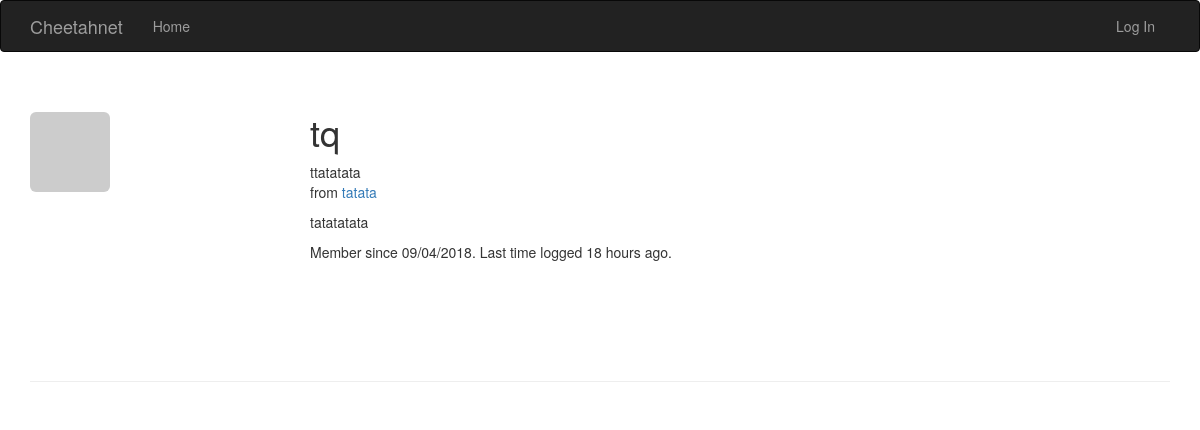
The page /user/tq on the database as committed earlier.
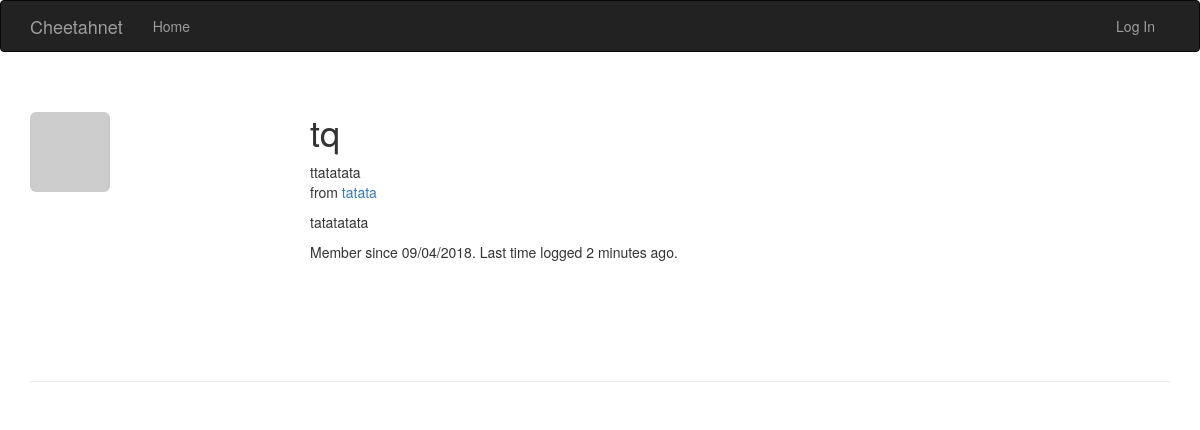
The same page on the database as committed later.
### app/models.py (models this page shows, shortened)
class User(UserMixin, db.Model):
    __tablename__ = 'users'
    id = db.Column(db.Integer, primary_key=True)
    email = db.Column(db.String(64), unique=True, index=True)
    username = db.Column(db.String(64), unique=True, index=True)
    password_hash = db.Column(db.String(128))
    role_id = db.Column(db.Integer, db.ForeignKey('roles.id'))
    confirmed = db.Column(db.Boolean, default=False)
    name = db.Column(db.String(64))
    location = db.Column(db.String(64))
    about_me = db.Column(db.Text())
    member_since = db.Column(db.DateTime(), default=datetime.utcnow)
    last_seen = db.Column(db.DateTime(), default=datetime.utcnow)
    avatar_hash = db.Column(db.String(32))
    @property
    def password(self):
        raise AttributeError('password is not a readable attribute')
    def gravatar_hash(self):
        return hashlib.md5(self.email.lower().encode('utf-8')).hexdigest()
    def gravatar(self, size=100, default='identicon', rating='g'):
        url = 'https://secure.gravatar.com/avatar'
        hash = self.avatar_hash or self.gravatar_hash()
        return '{url}/{hash}?s={size}&d={default}&r={rating}'.format(
            url=url, hash=hash, size=size, default=default, rating=rating)

### app/main/views.py (the view)
@main.route('/user/<username>')
def user(username):
    user = User.query.filter_by(username=username).first_or_404()
    '''
    page = request.args.get('page', 1, type=int)
    pagination = user.posts.order_by(Post.timestamp.desc()).paginate(
        page, per_page=current_app.config['FLASKY_POSTS_PER_PAGE'],
        error_out=False)
    posts = pagination.items
    return render_template('user.html', user=user, posts=posts,
                           pagination=pagination)
    '''
    return render_template('user.html', user=user)

### app/auth/views.py (called while the page is built)
@auth.before_app_request
def before_request():
    if current_user.is_authenticated:
        current_user.ping()
        if not current_user.confirmed \
                and request.blueprint != 'auth' \
                and request.endpoint != 'static':
            return redirect(url_for('auth.unconfirmed'))

### app/main/__init__.py (called while the page is built)
@main.app_context_processor
def inject_permissions():
    return dict(Permission=Permission)

### app/models.py (called while the page is built)
    def is_administrator(self):
        return False

### app/templates/user.html (shortened to what this page needs)
{% extends "base.html" %}
{% import "bootstrap/wtf.html" as wtf %}
{% block page_content %}
    <div class="page-header">
        <img class="img-rounded profile-thumbnail" src="{{ user.gravatar(size=230) }}">
        <div class="profile-header">
            <h1>{{ user.username }}</h1>
            {% if user.name or user.location %}
                <p>
                    {% if user.name %}{{ user.name }}<br>{% endif %}
                    {% if user.location %}
                        from <a href="http://map.baidu.com/">{{ user.location }}</a><br>
                    {% endif %}
                </p>
            {% endif %}
            {% if user.about_me %}<p>{{ user.about_me }}</p>{% endif %}
            <p>
                Member since {{ moment(user.member_since).format('L') }}.
                Last time logged {{ moment(user.last_seen).fromNow() }}.
            </p>
        </div>
    </div>
{% endblock %}

### app/templates/base.html (shortened to what this page needs)
{% extends "bootstrap/base.html" %}
{% block head %}
{{ super() }}
<link rel="stylesheet" type="text/css" href="{{ url_for('static', filename='styles.css') }}">
{% endblock %}
{% block navbar %}
<div class="navbar navbar-inverse" role="navigation">
    <div class="container">
        <div class="navbar-header">
            <a class="navbar-brand" href="{{ url_for('main.index') }}">Cheetahnet</a>
        </div>
        <div class="navbar-collapse collapse">
            <ul class="nav navbar-nav">
                <li><a href="{{ url_for('main.index') }}">Home</a></li>
            </ul>
            <ul class="nav navbar-nav navbar-right">
                {% if current_user.is_authenticated %}
                <li class="dropdown">
                    <a href="#" class="dropdown-toggle" data-toggle="dropdown">
                        <!--
                        -->
                    {{ current_user.email }} <b class="caret"></b>
                    </a>
                    <ul class="dropdown-menu">
                        <li><a href="{{ url_for('auth.password_change') }}">Change Password</a></li>
                        <li><a href="{{ url_for('auth.deleteself') }}">deleteself</a></li>
                        <li><a href="{{ url_for('auth.logout') }}">Log Out</a></li>
                    </ul>
                </li>
                {% else %}
                <li><a href="{{ url_for('auth.login') }}">Log In</a></li>
                {% endif %}
            </ul>
        </div>
    </div>
</div>
{% endblock %}
{% block content %}
<div class="container">
    {% block page_content %}{% endblock %}
</div>
{% endblock %}

### app/static/styles.css (style rules this page uses)
.profile-thumbnail { position: absolute; }
.profile-header { min-height: 260px; margin-left: 280px; }

Rows that differ between the two databases and show on the page:
changed User "tq": last_seen "18 hours ago" → "2 minutes ago"
